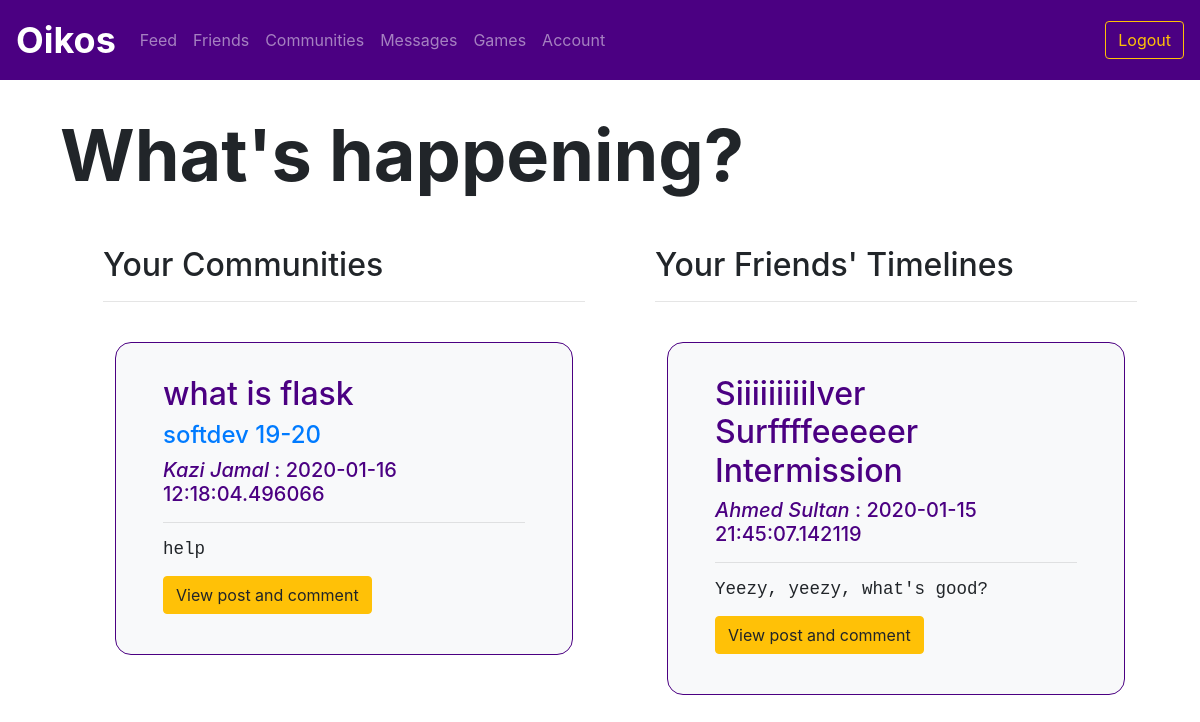
The app's page /feed (signed in) with its own data.
### utl/models.py (models this page shows)
class Post(db.Model):
    postID = db.Column(db.Integer, primary_key=True)
    communityID = db.Column(db.Integer, nullable=True)
    userID = db.Column(db.Integer, nullable=False)
    title = db.Column(db.Text, nullable=False)
    content = db.Column(db.Text, nullable=False)
    timestamp = db.Column(db.DateTime, nullable=False, default=datetime.utcnow)

class Community(db.Model):
    communityID = db.Column(db.Integer, primary_key=True)
    name = db.Column(db.Text, nullable=False)
    description = db.Column(db.Text, nullable=False)

class User(db.Model):
    userID = db.Column(db.Integer, primary_key=True)
    email = db.Column(db.Text, unique=True, nullable=False)
    password = db.Column(db.Text, nullable=False)
    firstName = db.Column(db.Text, nullable=False)
    lastName = db.Column(db.Text, nullable=False)
    displayName = db.Column(db.Text, nullable=False)
    grade = db.Column(db.Text, nullable=False)

### app.py (the view)
@app.route("/feed")
@login_required
def feed():
    communitypost_data = feedfunctions.getCommunityPosts(session['userID'])
    communityposts = {}
    for post in communitypost_data:
        communityposts[post] = []
        communityposts[post].append(postsfunctions.getCreator(post.postID))
        communityposts[post].append(communitiesfunctions.getCommunity(post.communityID))
    timelinepost_data = feedfunctions.getTimelinePosts(session['userID'])
    timelineposts = {}
    for post in timelinepost_data:
        timelineposts[post] = postsfunctions.getCreator(post.postID)
    return render_template("feed.html", communityposts=communityposts, timelineposts=timelineposts)

### app.py (called while the page is built)
def login_required(f):
    @wraps(f)
    def decorated_function(*args, **kwargs):
        if "userID" not in session:
            return redirect(url_for('login'))
        return f(*args, **kwargs)
    return decorated_function

### utl/communities.py (called while the page is built)
def getCommunity(communityID):
    community = Community.query.filter_by(communityID=communityID).first()
    return community

### utl/feed.py (called while the page is built)
def getCommunityPosts(userID):
    members = Member.query.filter_by(userID=userID).all()
    communityID = []
    for member in members:
        communityID.append(member.communityID)
    posts = Post.query.filter(Post.communityID.in_(communityID)).order_by(Post.timestamp.desc())
    return posts

def getTimelinePosts(userID):
    friends = Friend.query.filter_by(userID=userID)
    friendID = []
    for friend in friends:
        friendID.append(friend.friendID)
    posts = Post.query.filter(Post.communityID==None, Post.userID.in_(friendID)).order_by(Post.timestamp.desc())
    return posts

### utl/posts.py (called while the page is built)
def getCreator(postID):
    post = Post.query.filter_by(postID=postID).first()
    userID = post.userID
    user = User.query.filter_by(userID=userID).first()
    return user

### templates/feed.html (shortened to what this page needs)
{% extends "logbase.html" %}
{% block body %}
<div class="content">
     <h1 class="display-3" style="font-weight: 700; padding-left: 5vw; padding-top: 5vh;">What's happening?</h1>
</div>
<div class="row m-5">
    <div class="col-md-6">
        <ul>
            <h2>Your Communities</h2>
            <hr>
            {% for post in communityposts %}
            <div class="row" style="margin-left: 1vw; margin-right: 1vw; margin-top: 5vh;">
                <div class="container bg-light border border-primary" style="padding: 2em; border-radius: 1em;">
                    <div class="col">
                        <h2>{{ post.title }}</h2>
                        <h4><a href="community/{{ communityposts[post][1].communityID }}">{{ communityposts[post][1].name }}</a></h4>
                        <h5> <i>{{ communityposts[post][0].displayName }}</i> : {{ post.timestamp }}<h5>
                        <hr>
                        <pre>{{ post.content }}</pre>
                        <a href="/post/{{ post.postID }}" class="btn btn-warning">View post and comment</a>
                    </div>
                </div>
            </div>
            {% endfor %}
        </ul>
    </div>
    <div class="col-md-6">
        <ul>
            <h2>Your Friends' Timelines</h2>
            <hr>
            {% for post in timelineposts %}
            <div class="row" style="margin-left: 1vw; margin-right: 1vw; margin-top: 5vh;">
                <div class="container bg-light border border-primary" style="padding: 2em; border-radius: 1em;">
                    <div class="col">
                        <h2>{{ post.title }}</h2>
                        <h5> <i>{{ timelineposts[post].displayName }}</i> : {{ post.timestamp }}<h5>
                        <hr>
                        <pre>{{ post.content }}</pre>
                        <a href="/post/{{ post.postID }}" class="btn btn-warning">View post and comment</a>
                    </div>
                </div>
            </div>
            {% endfor %}
        </ul>
    </div>
</div>
{% endblock %}

### static/css/style.css (style rules this page uses)
.border-primary { color: indigo !important; }
.border-primary { border-color: indigo !important; }
pre { white-space: pre-wrap; word-wrap: break-word; }

### records on screen
Post: title "what is flask", timestamp "2020-01-16 12:18:04.496066", content "help"
Community: name "softdev 19-20"
User: displayName "Kazi Jamal"
Post: title "Siiiiiiiiilver Surffffeeeeer Intermission", timestamp "2020-01-15 21:45:07.142119", content "Yeezy, yeezy, what's good?"
User: displayName "Ahmed Sultan"
